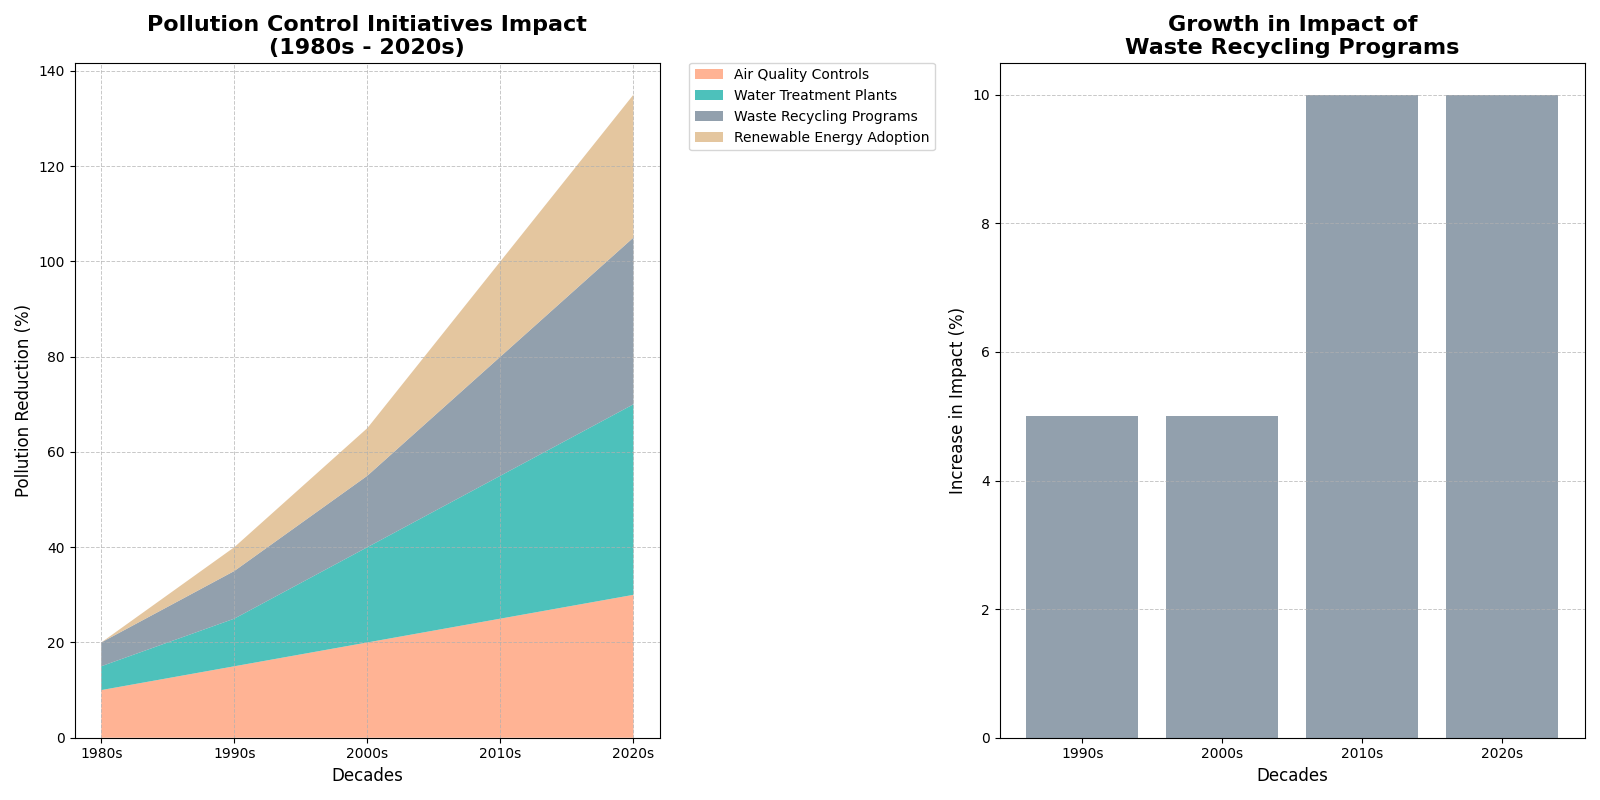

Generate this figure with Python:
import matplotlib.pyplot as plt
import numpy as np

# Backstory: Pollution Control Initiatives' Impact Over Decades

# Define decades and various pollution control initiatives
decades = ['1980s', '1990s', '2000s', '2010s', '2020s']
initiatives = ['Air Quality Controls', 'Water Treatment Plants', 'Waste Recycling Programs', 'Renewable Energy Adoption']

# Impact of initiatives on pollution reduction over decades (in percentage)
impact = np.array([
    [10, 5, 5, 0],    # 1980s: Initiation phase
    [15, 10, 10, 5],  # 1990s: Slight improvements
    [20, 20, 15, 10], # 2000s: Incremental progress
    [25, 30, 25, 20], # 2010s: Major endeavors
    [30, 40, 35, 30]  # 2020s: High emphasis
])

# Create a figure with 2 subplots
fig, (ax1, ax2) = plt.subplots(1, 2, figsize=(16, 8))

# Subplot 1: Stacked Area Chart
ax1.stackplot(decades, impact.T, labels=initiatives, colors=['#FFA07A', '#20B2AA', '#778899', '#DEB887'], alpha=0.8)
ax1.set_title('Pollution Control Initiatives Impact\n(1980s - 2020s)', fontsize=16, fontweight='bold')
ax1.set_xlabel('Decades', fontsize=12)
ax1.set_ylabel('Pollution Reduction (%)', fontsize=12)
ax1.legend(loc='upper left', bbox_to_anchor=(1.05, 1), borderaxespad=0)
ax1.grid(True, which='both', linestyle='--', linewidth=0.7, alpha=0.7)

# Subplot 2: Yearly Growth in Impact of Recycling (Bar Chart)
# Calculating increments for waste recycling programs
recycling_growth = np.diff(impact[:, 2])

# Bar chart data
periods = ['1990s', '2000s', '2010s', '2020s']

ax2.bar(periods, recycling_growth, color='#778899', alpha=0.8)
ax2.set_title('Growth in Impact of\nWaste Recycling Programs', fontsize=16, fontweight='bold')
ax2.set_xlabel('Decades', fontsize=12)
ax2.set_ylabel('Increase in Impact (%)', fontsize=12)
ax2.grid(axis='y', linestyle='--', linewidth=0.7, alpha=0.7)

# Adjust layout to prevent overlapping
plt.tight_layout()

# Display the plot
plt.show()
